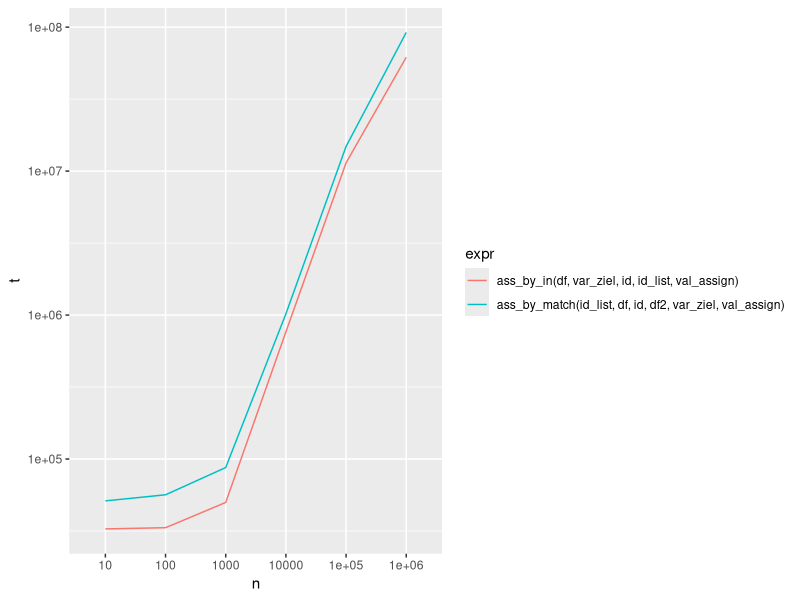

Reproduce this figure in R.
library(tidyverse)
n_obs <- 100
ass_by_in <- function(df, var_ziel, id, id_list, val_assign) {
  df[[var_ziel]][df[[id]] %in% id_list] <- val_assign
  df
}
ass_by_match <- function(id_list, df, id, df2, var_ziel, val_assign) {
  match_rows <- match(id_list, df[[id]])
  match_rows <- match_rows[!is.na(match_rows)]
  df2[match_rows, var_ziel] <- val_assign
  df2
}


bench_match <- function(n_obs) {
  df <- data.frame(id = 1:n_obs)
  df2 <- df
  var_ziel <- "test"
  id_list <- sample(1:(n_obs * 1.1), n_obs / 2)
  val_assign <- 5
  id <- "id"

  a <- microbenchmark::microbenchmark(
    ass_by_in(df, var_ziel, id, id_list, val_assign),
    ass_by_match(id_list, df, id, df2, var_ziel, val_assign)
  )
  a

}
b <- 10^(1:6) |> set_names() |> map(bench_match)
# all.equal(df, df2)

b |>
  map(as_tibble) |>
  bind_rows(.id = "n") |>
  group_by(expr, n) |>
  summarise(t = mean(time)) |>
  ungroup() |>
  ggplot(aes(n, t, color = expr, group = expr)) +
  geom_line() +
  scale_y_log10()
